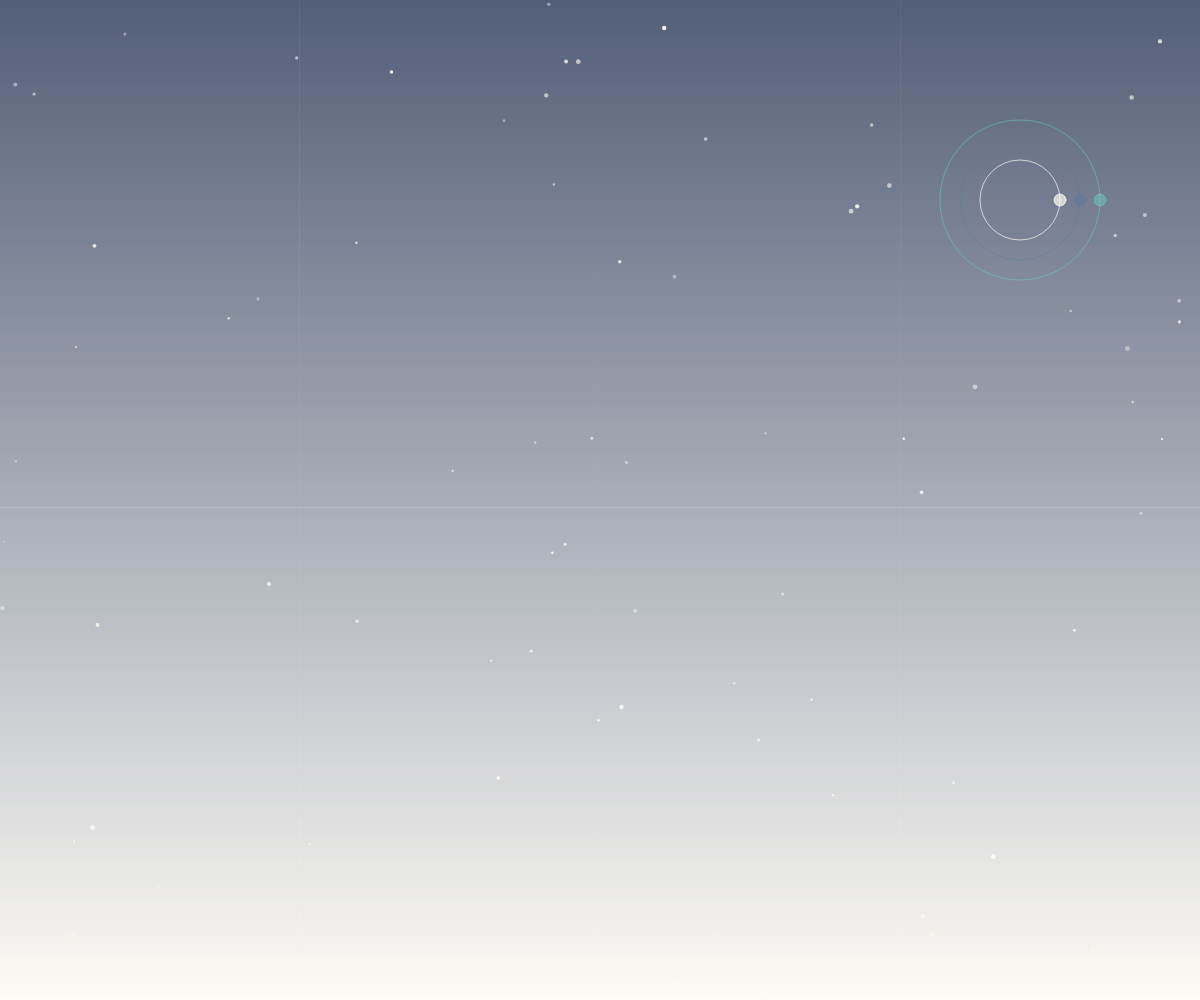
Frame 1 (no input)
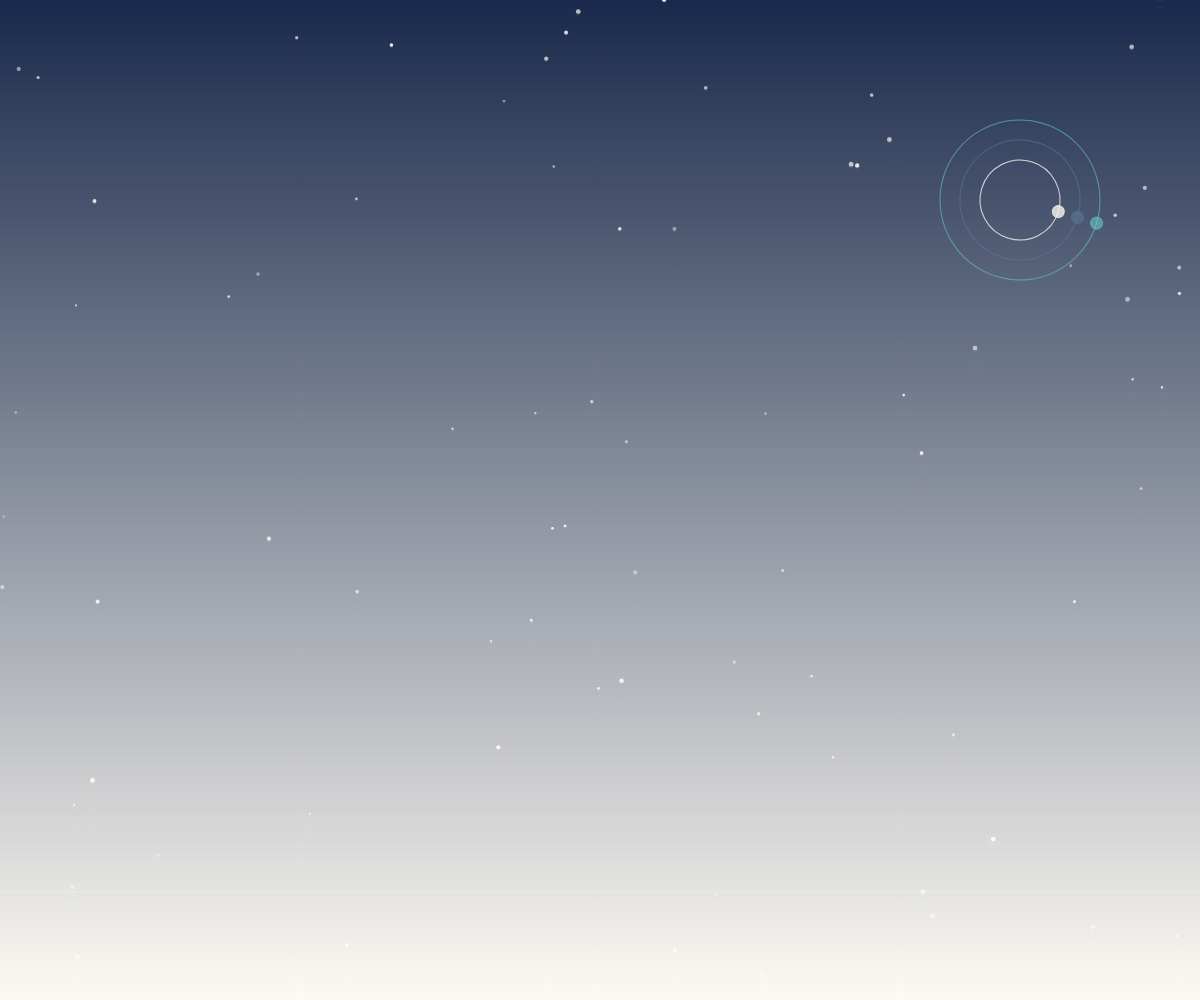
Frame 60 (no input)
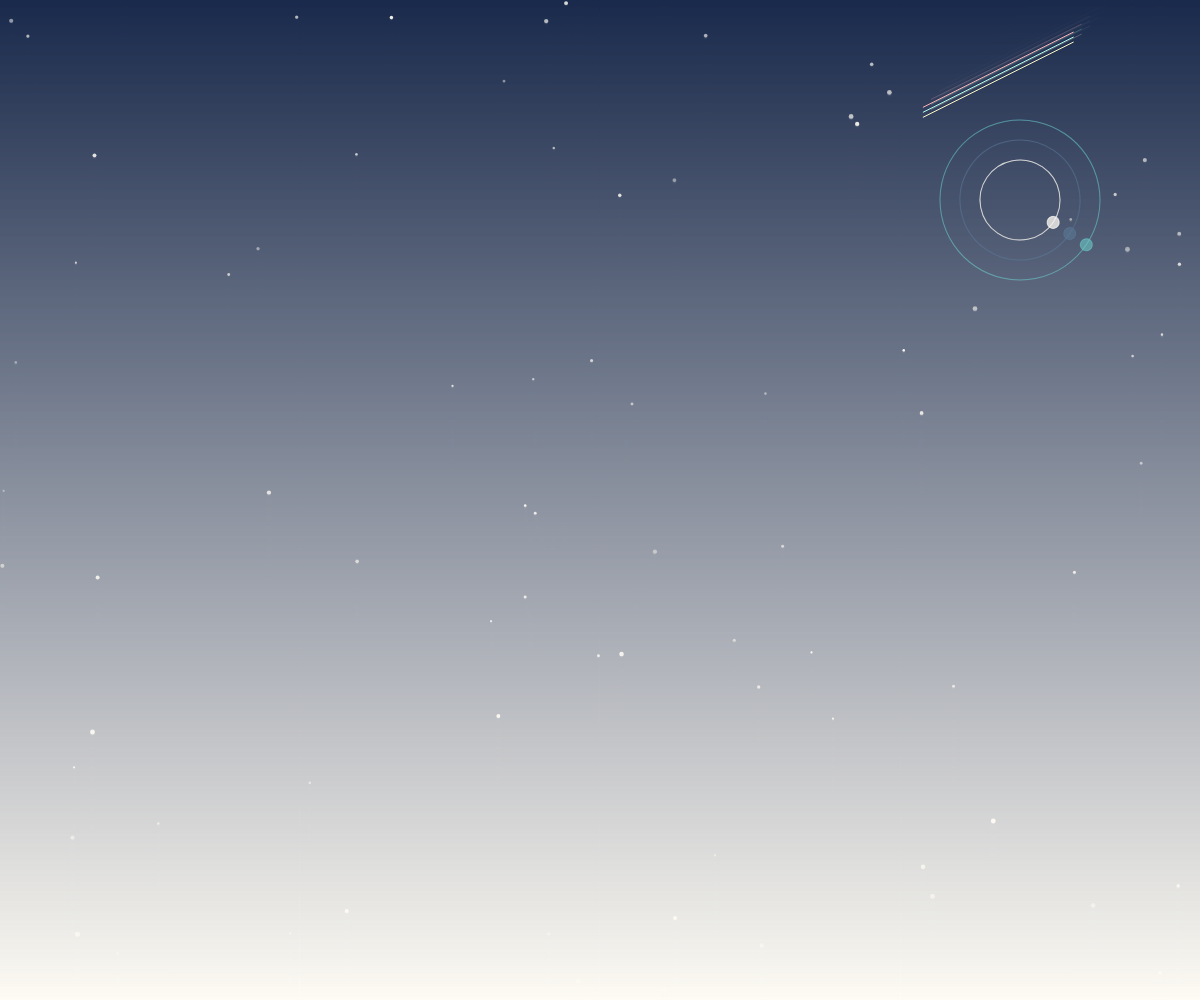
Frame 120 (the mouse pressed at the canvas centre since frame 60)

The p5.js sketch that drew these frames (run headless with seeded random() and noise() and a simulated clock; from frame 60 on, the mouse is pressed at the canvas centre):

// p5.js sketch
// ── sketch.js
let particles = [];
let planetAngle = 0;
let comets = [];

function setup() {
  let canvas = createCanvas(windowWidth, windowHeight);
  canvas.position(0, 0);
  canvas.style('z-index', '-1');
  
  for (let i = 0; i < 80; i++) {
    particles.push(new Particle());
  }
}

function draw() {
  // 高級漸層底色
  setGradient(0, 0, width, height, color(26, 42, 76), color(253, 250, 243));
  
  // 1. 右上角旋轉星球
  drawPlanet();

  // 2. 隨機彩虹流星
  if (random(100) < 0.6) comets.push(new Comet());
  for (let i = comets.length - 1; i >= 0; i--) {
    comets[i].update();
    comets[i].display();
    if (comets[i].isOffScreen()) comets.splice(i, 1);
  }

  // 3. 互動星塵粒子
  for (let p of particles) {
    p.update(mouseX, mouseY);
    p.display();
  }

  // 4. 掃描線特效
  drawScanner();
}

function drawPlanet() {
  push();
  translate(width * 0.85, height * 0.2);
  rotate(planetAngle);
  noFill();
  let colors = [color(110, 211, 207, 120), color(92, 124, 153, 120), color(253, 250, 243, 180)];
  for (let i = 0; i < 3; i++) {
    stroke(colors[i]);
    ellipse(0, 0, 160 - i * 40, 160 - i * 40);
    fill(colors[i]);
    ellipse(80 - i * 20, 0, 12, 12);
    noFill();
  }
  planetAngle += 0.005;
  pop();
}

function drawScanner() {
  let scanY = map(sin(frameCount * 0.015), -1, 1, 0, height);
  stroke(255, 255, 255, 40);
  line(0, scanY, width, scanY);
}

function setGradient(x, y, w, h, c1, c2) {
  for (let i = y; i <= y + h; i++) {
    let inter = map(i, y, y + h, 0, 1);
    let c = lerpColor(c1, c2, inter);
    stroke(c);
    line(x, i, x + w, i);
  }
}

class Particle {
  constructor() {
    this.baseX = random(width);
    this.baseY = random(height);
    this.x = this.baseX;
    this.y = this.baseY;
    this.size = random(2, 5);
    this.speedY = random(-0.3, -0.9);
    this.opacity = random(100, 255);
  }
  update(mX, mY) {
    this.baseY += this.speedY;
    if (this.baseY < -10) this.baseY = height + 10;
    let d = dist(this.baseX, this.baseY, mX, mY);
    if (d < 150) {
      let angle = atan2(this.baseY - mY, this.baseX - mX);
      let push = map(d, 0, 150, 40, 0);
      this.x = this.baseX + cos(angle) * push;
      this.y = this.baseY + sin(angle) * push;
    } else {
      this.x = this.baseX; this.y = this.baseY;
    }
  }
  display() {
    noStroke();
    fill(253, 250, 243, this.opacity);
    ellipse(this.x, this.y, this.size);
  }
}

class Comet {
  constructor() {
    this.x = random(width / 2, width * 1.5);
    this.y = -100;
    this.speedX = -random(6, 12);
    this.speedY = random(4, 8);
    this.colors = [color(255, 180, 180), color(180, 255, 240), color(255, 250, 200)];
  }
  update() { this.x += this.speedX; this.y += this.speedY; }
  display() {
    push();
    translate(this.x, this.y);
    for (let i = 0; i < 3; i++) {
      stroke(this.colors[i]);
      line(0, i * 5, 150, -75 + i * 5);
    }
    pop();
  }
  isOffScreen() { return this.x < -200 || this.y > height + 200; }
}

function windowResized() { resizeCanvas(windowWidth, windowHeight); }
// ── style.css
html, body {
  margin: 0;
  padding: 0;
  height: 100%;
  background-color: #fdfbf7;
  font-family: 'Courier New', monospace;
  color: #4a5568;
  overflow: hidden;
}

canvas {
  position: fixed;
  top: 0;
  left: 0;
  z-index: -1;
}

.container {
  position: relative;
  width: 100%;
  height: 100%;
  display: flex;
  flex-direction: column;
  align-items: center;
  justify-content: center;
}

.buttons {
  display: flex;
  gap: 20px;
  margin-bottom: 20px;
}

.button {
  background-color: #4a5568;
  border: 2px solid #fdfbf7;
  color: #fdfbf7;
  padding: 10px 20px;
  font-family: 'Courier New', monospace;
  font-size: 16px;
  cursor: pointer;
  transition: all 0.3s;
}

.button:hover {
  background-color: #fdfbf7;
  color: #1a1a1a;
  box-shadow: 0 0 10px #fdfbf7;
}

.iframe-container {
  width: 80%;
  height: 70%;
  border: 2px solid #fdfbf7;
  background-color: #4a5568;
  position: relative;
}

#iframe {
  width: 100%;
  height: 100%;
  border: none;
}

.glitch {
  animation: glitch 0.3s;
}

@keyframes glitch {
  0% { border-color: #4a5568; }
  25% { border-color: #fdfbf7; transform: translateX(2px); }
  50% { border-color: #4a5568; transform: translateX(-2px); }
  75% { border-color: #fdfbf7; transform: translateX(2px); }
  100% { border-color: #4a5568; transform: translateX(0); }
}
